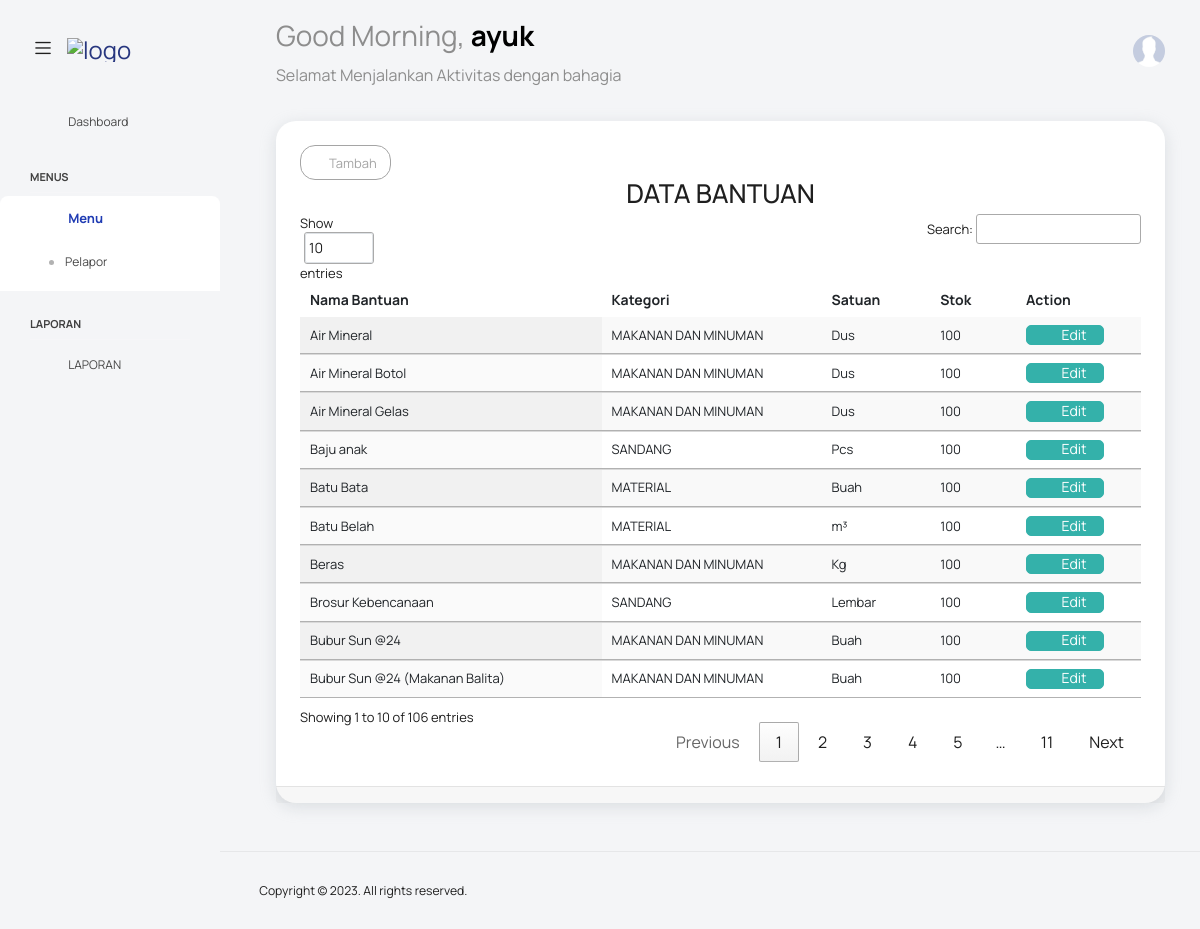
/?bantuan=bantuan (signed in), run on the app's committed database.
### tables this page shows
CREATE TABLE `bantuan` (
  `id_bantuan` int(11) NOT NULL,
  `nama_bantuan` varchar(50) DEFAULT NULL,
  `kategori` varchar(20) DEFAULT NULL,
  `satuan` varchar(20) DEFAULT NULL,
  `stok` int(20) DEFAULT NULL
);

### config/config.php (called while the page is built, shortened)
<?php
class Config {
    public function UrlWeb(){
        $url = "http://localhost/pengaduan-bpbd";
        return $url;
    }
    public function TemplateAdmin($page){
        $url = $this->UrlWeb();
        include "views/partials/_header.php";
        include "views/partials/_navbar.php";
        include "views/partials/_sidebar.php";
        include $page;
        include "views/partials/_footer.php";
    }
}

### function.php (called while the page is built, shortened)
<?php
function Querybanyak($query){
    $mysqli = new mysqli("localhost","root","","pengaduan-bpbd");
    return $mysqli->query($query);
}

### views/bantuan/bantuan.php (the view)
<div class="main-panel">
  <div class="content-wrapper">
    <div class="row">
      <div class="col-lg-12 grid-margin stretch-card">
        <div class="card">
          <div class="card-body">
            <div class="row">
              <div class="col-lg-12">
                <a href="<?= $url ?>?bantuan=add" class="btn btn-sm btn-outline-secondary">
                  <i class="mdi mdi-library-plus"></i>
                  Tambah
                </a>
              </div>
              <div class="col-lg-12 text-center">
                <h2>DATA BANTUAN</h2>
              </div>
            </div>
            <div class="table-responsive">
              <table id="myTable" class="display table table-striped ">
                <thead>
                  <tr>
                    <th>
                      Nama Bantuan
                    </th>
                    <th>
                      Kategori
                    </th>
                    <th>
                      Satuan
                    </th>
                    <th>
                      Stok
                    </th>
                    <th>
                      Action
                    </th>
                  </tr>
                </thead>
                <tbody>
                  <?php
                  $bantuans = Querybanyak("SELECT * FROM bantuan  ORDER BY id_bantuan DESC");
                  foreach ($bantuans as $bantuan) { ?>
                    <tr>
                      <td>
                        <?= $bantuan['nama_bantuan'] ?>
                      </td>
                      <td>
                          <?= $bantuan['kategori'] ?>
                      </td>
                      <td>
                      <?= $bantuan['satuan'] ?>
                      </td>
                      <td>
                      <?= $bantuan['stok'] ?>
                      </td>
                      <td>
                        <a href="<?= $url ?>/?bantuan=edit&id=<?= $bantuan['id_bantuan'] ?>" class="btn btn-success">
                          <i class="ti-pencil-alt"></i>
                          Edit
                        </a>
                      </td>
                    </tr>
                  <?php
                  }
                  ?>
                </tbody>
              </table>
            </div>
          </div>
          <div class="card-footer">
          </div>
        </div>
      </div>
    </div>
  </div>

### data on the page
bantuan: nama_bantuan "Bubur Sun @24 (Makanan Balita)", kategori "MAKANAN DAN MINUMAN", satuan "Buah", stok "100"
bantuan: nama_bantuan "Bubur Sun @24", kategori "MAKANAN DAN MINUMAN", satuan "Buah", stok "100"
bantuan: nama_bantuan "Beras", kategori "MAKANAN DAN MINUMAN", satuan "Kg", stok "100"
bantuan: nama_bantuan "Air Mineral Gelas", kategori "MAKANAN DAN MINUMAN", satuan "Dus", stok "100"
bantuan: nama_bantuan "Air Mineral Botol", kategori "MAKANAN DAN MINUMAN", satuan "Dus", stok "100"
bantuan: nama_bantuan "Air Mineral", kategori "MAKANAN DAN MINUMAN", satuan "Dus", stok "100"
bantuan: nama_bantuan "Brosur Kebencanaan", kategori "SANDANG", satuan "Lembar", stok "100"
bantuan: nama_bantuan "Baju anak", kategori "SANDANG", satuan "Pcs", stok "100"
bantuan: nama_bantuan "Batu Bata", kategori "MATERIAL", satuan "Buah", stok "100"
bantuan: nama_bantuan "Batu Belah", kategori "MATERIAL", satuan "m³", stok "100"

### other printed values
$_SESSION['username'] "ayuk"
